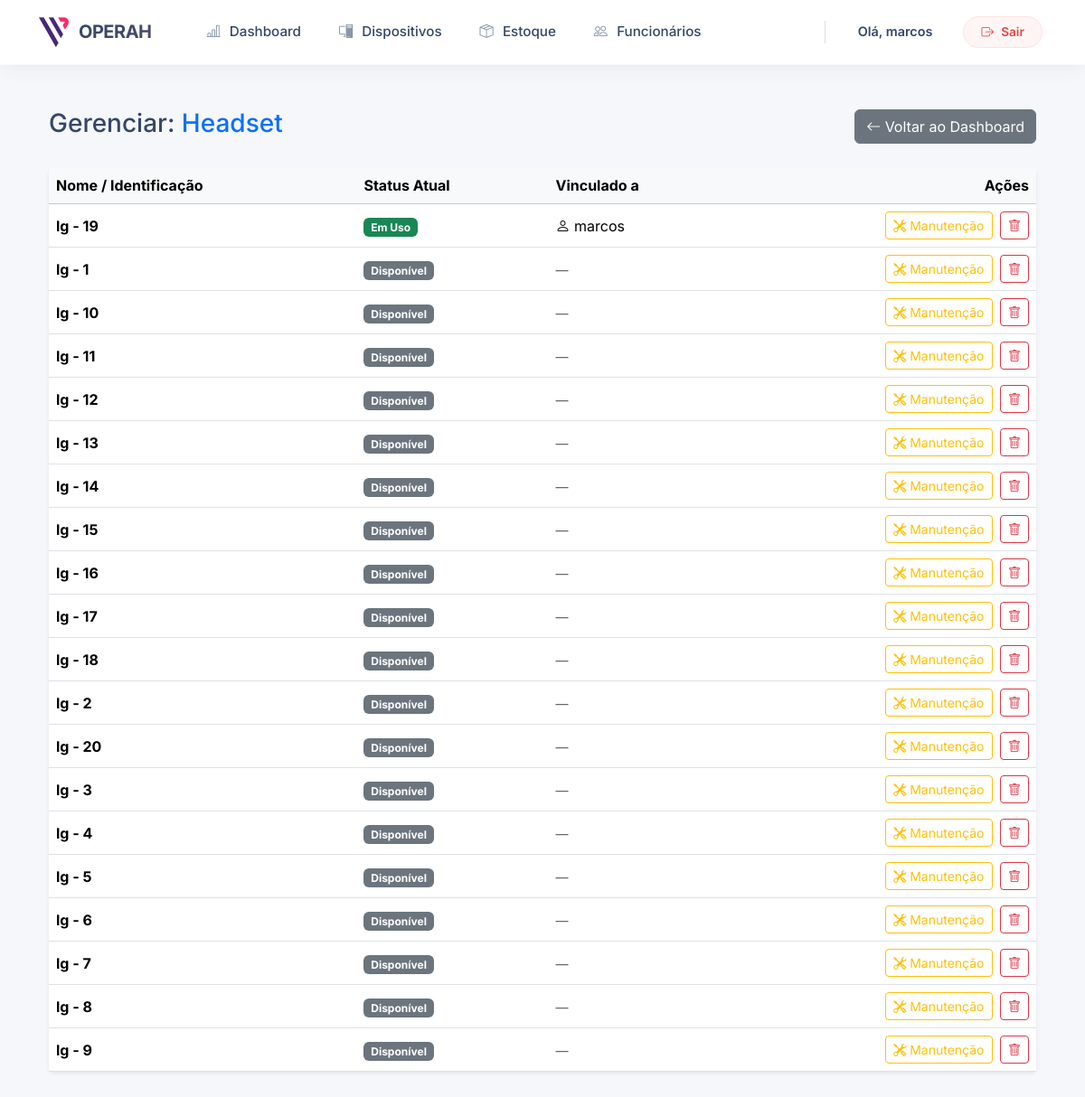
/equipamentos/lista/HEADSET/ (signed in), run on the app's committed database.
### equipamentos/models.py (models this page shows, shortened)
class EquipamentoAuxiliar(models.Model):
    nome = models.CharField(max_length=100)
    tipo_equipamento_aux = models.CharField(max_length=20, choices=TIPO_EQUIPAMENTO_AUX_CHOICES)
    funcionario = models.ForeignKey(
        'funcionarios.Funcionario',
        on_delete=models.SET_NULL,
        null=True,
        blank=True,
        related_name='equipamentos' # Permite: funcionario.equipamentos.all()
    )
    dispositivo = models.ForeignKey(
        'dispositivos.Dispositivo',
        on_delete=models.SET_NULL,
        null=True,
        blank=True
    )
    status = models.CharField(max_length=20, choices=STATUS_CHOICES, default='DISPONIVEL')
    class Meta:
        ordering = ['nome']
        verbose_name = "Equipamento Auxiliar"
        verbose_name_plural = "Equipamentos Auxiliares"

### funcionarios/models.py (models this page shows, shortened)
class Funcionario(models.Model):
    STATUS_CHOICES = [
        ("ATIVO", "Ativo"),
        ("DEMITIDO", "Demitido"),
    ]
    nome = models.CharField(max_length=100)
    email = models.EmailField(unique=True)
    unidade_trabalho = models.ForeignKey(
        UnidadeTrabalho,
        on_delete=models.SET_NULL,
        null=True,
        blank=True
    )
    status = models.CharField(
        max_length=10,
        choices=STATUS_CHOICES,
        default="ATIVO"
    )
    data_admissao = models.DateField(default=timezone.now)
    data_demissao = models.DateField(null=True, blank=True)
    class Meta:
        ordering = ["nome"]
        verbose_name = "Funcionário"
        verbose_name_plural = "Funcionários"

### equipamentos/views.py (the view)
# urls.py: path('lista/<str:tipo_codigo>/', views.listar_equipamentos_por_tipo, name='listar_por_tipo'),
@login_required
def listar_equipamentos_por_tipo(request, tipo_codigo):
    itens = EquipamentoAuxiliar.objects.filter(tipo_equipamento_aux=tipo_codigo).order_by('status', 'nome')
    nome_tipo = dict(TIPO_EQUIPAMENTO_AUX_CHOICES).get(tipo_codigo, tipo_codigo)
    return render(request, 'equipamentos/lista_por_tipo.html', {
        'itens': itens,
        'tipo_codigo': tipo_codigo,
        'nome_tipo': nome_tipo
    })

### equipamentos/templates/equipamentos/lista_por_tipo.html (shortened to what this page needs)
{% extends 'core/base.html' %}
{% block content %}
<div class="container py-4">
    <div class="d-flex justify-content-between align-items-center mb-4">
        <h3>Gerenciar: <span class="text-primary">{{ nome_tipo }}</span></h3>
        <a href="{% url 'equipamentos:dashboard_estoque' %}" class="btn btn-secondary">
            <i class="bi bi-arrow-left"></i> Voltar ao Dashboard
        </a>
    </div>
    <div class="card shadow-sm border-0">
        <div class="card-body p-0">
            <div class="table-responsive">
                <table class="table table-hover align-middle mb-0">
                    <thead class="table-light">
                        <tr>
                            <th>Nome / Identificação</th>
                            <th>Status Atual</th>
                            <th>Vinculado a</th>
                            <th class="text-end">Ações</th>
                        </tr>
                    </thead>
                    <tbody>
                        {% for item in itens %}
                        <tr>
                            <td class="fw-bold">{{ item.nome }}</td>
                            <td>
                                {% if item.status == 'ATIVO' %}
                                    <span class="badge bg-success">Em Uso</span>
                                {% elif item.status == 'MANUTENCAO' %}
                                    <span class="badge bg-warning text-dark">Manutenção</span>
                                {% else %}
                                    <span class="badge bg-secondary">Disponível</span>
                                {% endif %}
                            </td>
                            <td>
                                {% if item.funcionario %}
                                    <i class="bi bi-person"></i> {{ item.funcionario.nome }}
                                {% elif item.dispositivo %}
                                    <i class="bi bi-laptop"></i> {{ item.dispositivo.codigo }}
                                {% else %}
                                    <span class="text-muted small">—</span>
                                {% endif %}
                            </td>
                            <td class="text-end">
                                {% if item.status == 'MANUTENCAO' %}
                                    <a href="{% url 'equipamentos:acao_manutencao' item.id %}"
                                       class="btn btn-sm btn-outline-success"
                                       title="Concluir Manutenção (Devolver ao Estoque)">
                                        <i class="bi bi-check-lg"></i> Retornar
                                    </a>
                                {% else %}
                                    <a href="{% url 'equipamentos:acao_manutencao' item.id %}"
                                       class="btn btn-sm btn-outline-warning"
                                       title="Enviar para Manutenção"
                                       onclick="return confirm('Enviar este item para manutenção? Se estiver com alguém, será desvinculado.');">
                                        <i class="bi bi-tools"></i> Manutenção
                                    </a>
                                {% endif %}
                                <a href="{% url 'equipamentos:deletar_equipamento' item.id %}"
                                   class="btn btn-sm btn-outline-danger ms-1"
                                   onclick="return confirm('Excluir permanentemente?')">
                                    <i class="bi bi-trash"></i>
                                </a>
                            </td>
                        </tr>
                        {% empty %}
                        <tr>
                            <td colspan="4" class="text-center py-4 text-muted">Nenhum item deste tipo encontrado.</td>
                        </tr>
                        {% endfor %}
                    </tbody>
                </table>
            </div>
        </div>
    </div>
</div>
{% endblock %}

### core/templates/core/base.html (shortened to what this page needs)
{% load static %}
<!DOCTYPE html>
<html lang="pt-br">
<head>
    <link rel="stylesheet" href="https://cdn.jsdelivr.net/npm/bootstrap@5.3.2/dist/css/bootstrap.min.css">
    <link rel="stylesheet" href="https://cdn.jsdelivr.net/npm/bootstrap-icons@1.11.3/font/bootstrap-icons.min.css">
</head>
<body>
    <nav class="navbar navbar-expand-lg navbar-tech sticky-top mb-4">
        <div class="container">
            <a class="navbar-brand" href="{% url 'home' %}">
                <img src="{% static 'logo2fb.png' %}" alt="Logo Operah">
                <span>OPERAH</span>
            </a>
            <div class="collapse navbar-collapse" id="navbarNav">
                <ul class="navbar-nav me-auto ms-lg-4">
                    <li class="nav-item">
                        <a class="nav-link" href="{% url 'dispositivos:dashboard_dispositivos' %}">
                            <i class="bi bi-bar-chart-line"></i> Dashboard
                        </a>
                    </li>
                    <li class="nav-item">
                        <a class="nav-link" href="{% url 'dispositivos:listar_dispositivos' %}">
                            <i class="bi bi-pc-display"></i> Dispositivos
                        </a>
                    </li>
                    <li class="nav-item">
                        <a class="nav-link" href="{% url 'equipamentos:dashboard_estoque' %}">
                            <i class="bi bi-box-seam"></i> Estoque </a>
                    </li>
                    <li class="nav-item">
                        <a class="nav-link" href="{% url 'funcionarios:listar_funcionarios' %}">
                            <i class="bi bi-people"></i> Funcionários
                        </a>
                    </li>
                </ul>
                <div class="d-flex align-items-center flex-column flex-lg-row">
                    <ul class="navbar-nav align-items-center">
                        <li class="nav-item mb-2 mb-lg-0">
                            <span class="nav-link disabled user-text">
                                Olá, {{ user.username }}
                            </span>
                        </li>
                        <li class="nav-item ms-lg-2">
                            <a class="nav-link btn-logout d-flex align-items-center" href="{% url 'contas:logout' %}">
                                <i class="bi bi-box-arrow-right me-2"></i> Sair
                            </a>
                        </li>
                    </ul>
                </div>
            </div>
        </div>
    </nav>
    <div class="container pb-5">
        {% block content %}{% endblock %}
    </div>
</body>
</html>

### core/templates/core/base.html (style rules this page uses)
:root { --brand-primary: #1e1e2f; --brand-accent: #d63384; --brand-light: #f8f9fa; --text-dark: #344767; --text-muted: #8898aa; }
body { background-color: #f5f7fb; font-family: 'Inter', sans-serif; color: var(--text-dark); }
.navbar-tech { background-color: #ffffff; box-shadow: 0 4px 20px rgba(0, 0, 0, 0.05); padding: 0.8rem 1rem; border-bottom: 1px solid rgba(0, 0, 0, 0.02); }
.navbar-brand { font-weight: 700; color: var(--text-dark); letter-spacing: -0.5px; display: flex; align-items: center; font-size: 1.25rem; }
.navbar-brand img { height: 35px; width: auto; margin-right: 10px; }
.navbar-brand span { background: linear-gradient(135deg, var(--text-dark), #4a4a6a); -webkit-background-clip: text; -webkit-text-fill-color: transparent; }
.nav-link { color: var(--text-dark) !important; font-weight: 500; font-size: 0.95rem; margin: 0 5px; padding: 0.5rem 1rem !important; border-radius: 8px; transition: all 0.3s ease; position: relative; }
.nav-link i { margin-right: 6px; color: var(--text-muted); transition: color 0.3s; }
.user-text { font-size: 0.9rem; font-weight: 600; color: var(--brand-primary); }
.btn-logout { border: 1px solid #fee2e2; background-color: #fff5f5; color: #ef4444 !important; border-radius: 50px; padding: 0.4rem 1.2rem !important; font-size: 0.85rem; font-weight: 600; transition: all 0.2s; }
.btn-logout i { color: #ef4444; }

### data on the page
EquipamentoAuxiliar: nome "lg - 19", status "Em Uso", funcionario.nome "marcos"
EquipamentoAuxiliar: nome "lg - 1", status "Disponível"
EquipamentoAuxiliar: nome "lg - 10", status "Disponível"
EquipamentoAuxiliar: nome "lg - 11", status "Disponível"
EquipamentoAuxiliar: nome "lg - 12", status "Disponível"
EquipamentoAuxiliar: nome "lg - 13", status "Disponível"
EquipamentoAuxiliar: nome "lg - 14", status "Disponível"
EquipamentoAuxiliar: nome "lg - 15", status "Disponível"
EquipamentoAuxiliar: nome "lg - 16", status "Disponível"
EquipamentoAuxiliar: nome "lg - 17", status "Disponível"
EquipamentoAuxiliar: nome "lg - 18", status "Disponível"
EquipamentoAuxiliar: nome "lg - 2", status "Disponível"
EquipamentoAuxiliar: nome "lg - 20", status "Disponível"
EquipamentoAuxiliar: nome "lg - 3", status "Disponível"
EquipamentoAuxiliar: nome "lg - 4", status "Disponível"
EquipamentoAuxiliar: nome "lg - 5", status "Disponível"
EquipamentoAuxiliar: nome "lg - 6", status "Disponível"
EquipamentoAuxiliar: nome "lg - 7", status "Disponível"
EquipamentoAuxiliar: nome "lg - 8", status "Disponível"
EquipamentoAuxiliar: nome "lg - 9", status "Disponível"

### other printed values
{{ user.username }} "marcos"
{{ nome_tipo }} "Headset"
